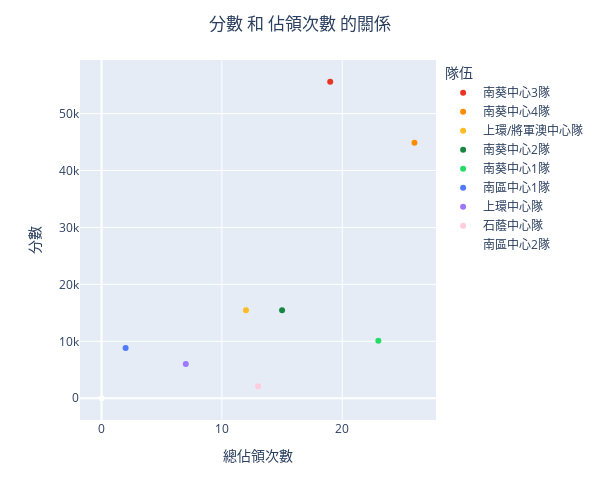

The notebook cell this image was saved under:
### Code cell
fig = px.scatter(
    users_df, 
    x="total_captured", 
    y="score",
    
    hover_data=['name', 'score', 'total_captured', 'duration', 'final_level'], 
    labels={
        'name': "隊伍",
        'score': "分數",
        'score_offset': "分數",
        'total_captured': "總佔領次數",
        'final_level': "最終等級",
        'duration': "佔領時長"
    }, 
    color='name', 
    color_discrete_map=color_discrete_map, 
    width=600,
    height=500
)


fig.update_layout(title_text='分數 和 佔領次數 的關係', title_x=0.5)

fig.show()

### Figure 1 — Plotly figure (JSON) as saved in the notebook; plotly's stock layout.template omitted (floating-point values rounded to 4 significant figures)
{"data": [{"customdata": [["南葵中心3隊", 46680.0, 3]], "hovertemplate": "隊伍=%{customdata[0]}<br>總佔領次數=%{x}<br>分數=%{y}<br>佔領時長=%{customdata[1]}<br>最終等級=%{customdata[2]}<extra></extra>", "legendgroup": "南葵中心3隊", "marker": {"color": "#ea3323", "symbol": "circle"}, "mode": "markers", "name": "南葵中心3隊", "orientation": "v", "showlegend": true, "type": "scatter", "x": [19], "xaxis": "x", "y": [55590.0], "yaxis": "y"}, {"customdata": [["南葵中心4隊", 77040.0, 3]], "hovertemplate": "隊伍=%{customdata[0]}<br>總佔領次數=%{x}<br>分數=%{y}<br>佔領時長=%{customdata[1]}<br>最終等級=%{customdata[2]}<extra></extra>", "legendgroup": "南葵中心4隊", "marker": {"color": "#ff8b00", "symbol": "circle"}, "mode": "markers", "name": "南葵中心4隊", "orientation": "v", "showlegend": true, "type": "scatter", "x": [26], "xaxis": "x", "y": [44890.0], "yaxis": "y"}, {"customdata": [["上環/將軍澳中心隊", 44610.0, 3]], "hovertemplate": "隊伍=%{customdata[0]}<br>總佔領次數=%{x}<br>分數=%{y}<br>佔領時長=%{customdata[1]}<br>最終等級=%{customdata[2]}<extra></extra>", "legendgroup": "上環/將軍澳中心隊", "marker": {"color": "#febb26", "symbol": "circle"}, "mode": "markers", "name": "上環/將軍澳中心隊", "orientation": "v", "showlegend": true, "type": "scatter", "x": [12], "xaxis": "x", "y": [15470.0], "yaxis": "y"}, {"customdata": [["南葵中心2隊", 46440.0, 2]], "hovertemplate": "隊伍=%{customdata[0]}<br>總佔領次數=%{x}<br>分數=%{y}<br>佔領時長=%{customdata[1]}<br>最終等級=%{customdata[2]}<extra></extra>", "legendgroup": "南葵中心2隊", "marker": {"color": "#17873f", "symbol": "circle"}, "mode": "markers", "name": "南葵中心2隊", "orientation": "v", "showlegend": true, "type": "scatter", "x": [15], "xaxis": "x", "y": [15450.0], "yaxis": "y"}, {"customdata": [["南葵中心1隊", 47760.0, 2]], "hovertemplate": "隊伍=%{customdata[0]}<br>總佔領次數=%{x}<br>分數=%{y}<br>佔領時長=%{customdata[1]}<br>最終等級=%{customdata[2]}<extra></extra>", "legendgroup": "南葵中心1隊", "marker": {"color": "#25dc67", "symbol": "circle"}, "mode": "markers", "name": "南葵中心1隊", "orientation": "v", "showlegend": true, "type": "scatter", "x": [23], "xaxis": "x", "y": [10110.0], "yaxis": "y"}, {"customdata": [["南區中心1隊", 3527.0, 3]], "hovertemplate": "隊伍=%{customdata[0]}<br>總佔領次數=%{x}<br>分數=%{y}<br>佔領時長=%{customdata[1]}<br>最終等級=%{customdata[2]}<extra></extra>", "legendgroup": "南區中心1隊", "marker": {"color": "#4f7af9", "symbol": "circle"}, "mode": "markers", "name": "南區中心1隊", "orientation": "v", "showlegend": true, "type": "scatter", "x": [2], "xaxis": "x", "y": [8818.0], "yaxis": "y"}, {"customdata": [["上環中心隊", 5870.0, 3]], "hovertemplate": "隊伍=%{customdata[0]}<br>總佔領次數=%{x}<br>分數=%{y}<br>佔領時長=%{customdata[1]}<br>最終等級=%{customdata[2]}<extra></extra>", "legendgroup": "上環中心隊", "marker": {"color": "#9c78fe", "symbol": "circle"}, "mode": "markers", "name": "上環中心隊", "orientation": "v", "showlegend": true, "type": "scatter", "x": [7], "xaxis": "x", "y": [6007.0], "yaxis": "y"}, {"customdata": [["石蔭中心隊", 27650.0, 3]], "hovertemplate": "隊伍=%{customdata[0]}<br>總佔領次數=%{x}<br>分數=%{y}<br>佔領時長=%{customdata[1]}<br>最終等級=%{customdata[2]}<extra></extra>", "legendgroup": "石蔭中心隊", "marker": {"color": "#ffccdd", "symbol": "circle"}, "mode": "markers", "name": "石蔭中心隊", "orientation": "v", "showlegend": true, "type": "scatter", "x": [13], "xaxis": "x", "y": [2117.0], "yaxis": "y"}, {"customdata": [["南區中心2隊", 0, 1]], "hovertemplate": "隊伍=%{customdata[0]}<br>總佔領次數=%{x}<br>分數=%{y}<br>佔領時長=%{customdata[1]}<br>最終等級=%{customdata[2]}<extra></extra>", "legendgroup": "南區中心2隊", "marker": {"color": "#ffffff", "symbol": "circle"}, "mode": "markers", "name": "南區中心2隊", "orientation": "v", "showlegend": true, "type": "scatter", "x": [0], "xaxis": "x", "y": [0], "yaxis": "y"}], "layout": {"height": 500, "legend": {"title": {"text": "隊伍"}, "tracegroupgap": 0}, "margin": {"t": 60}, "title": {"text": "分數 和 佔領次數 的關係", "x": 0.5}, "width": 600, "xaxis": {"anchor": "y", "domain": [0, 1], "title": {"text": "總佔領次數"}}, "yaxis": {"anchor": "x", "domain": [0, 1], "title": {"text": "分數"}}}}
